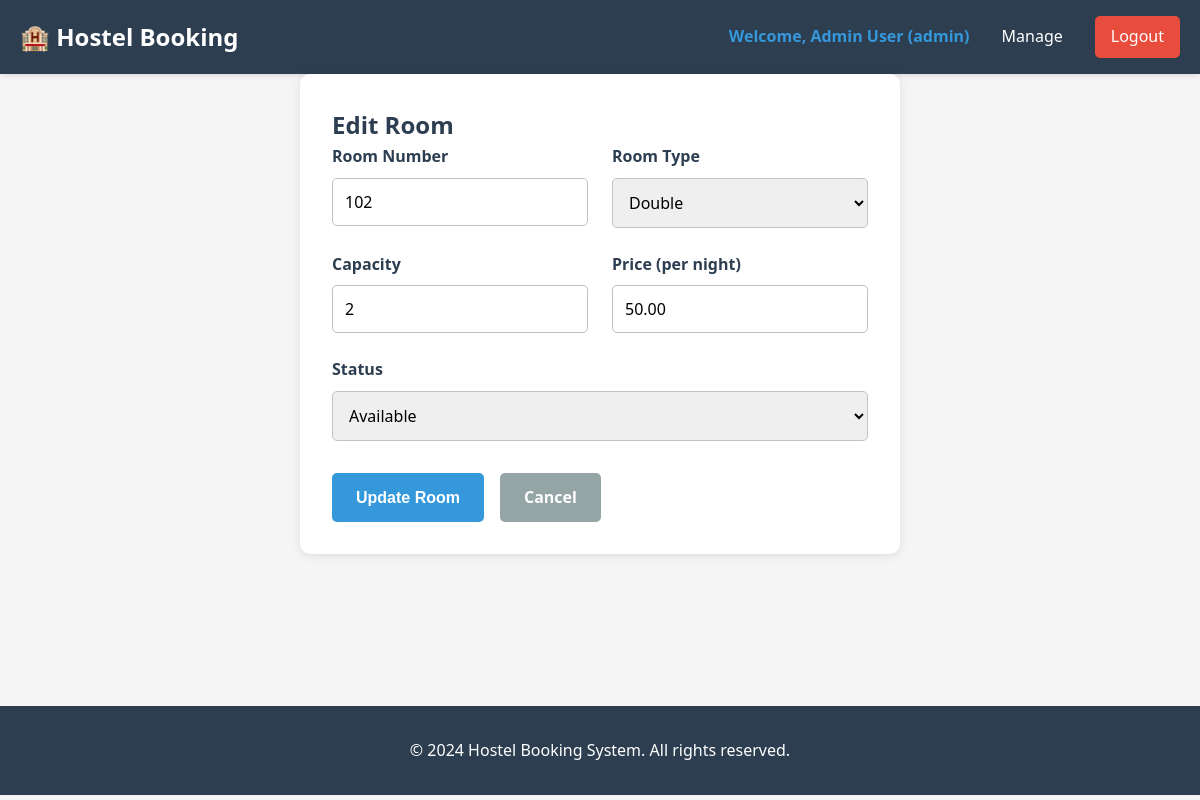
The page /public/edit.php?id=2&type=room (signed in) on the database its author committed.
### tables this page shows
CREATE TABLE rooms (
    id INT PRIMARY KEY AUTO_INCREMENT,
    room_no VARCHAR(20) UNIQUE NOT NULL,
    type VARCHAR(50) NOT NULL,
    capacity INT NOT NULL,
    price DECIMAL(8, 2) NOT NULL,
    status ENUM('available', 'occupied', 'maintenance') DEFAULT 'available',
    created_at TIMESTAMP DEFAULT CURRENT_TIMESTAMP
);

### includes/functions.php (called while the page is built, shortened)
<?php
function sanitize($input) {
    return htmlspecialchars(trim($input), ENT_QUOTES, 'UTF-8');
}
function escape($output) {
    return htmlspecialchars($output, ENT_QUOTES, 'UTF-8');
}
?>

### public/edit.php (the view, shortened to what this page needs)
<?php
require_once '../config/db.php';
require_once '../includes/functions.php';
$id = sanitize($_GET['id'] ?? '');
$type = sanitize($_GET['type'] ?? '');
if ($type === 'room') {
    $stmt = $pdo->prepare('SELECT * FROM rooms WHERE id = ?');
    $stmt->execute([$id]);
    $item = $stmt->fetch();
    $item_type = 'room';
} elseif ($type === 'occupant') {
    $stmt = $pdo->prepare('SELECT * FROM occupants WHERE id = ?');
    $stmt->execute([$id]);
    $item = $stmt->fetch();
    $item_type = 'occupant';
} else {
    header('Location: add.php');
    exit;
}
$rooms = $pdo->query('SELECT * FROM rooms ORDER BY room_no ASC')->fetchAll();
?>
<?php require_once '../includes/header.php'; ?>
<div class="edit-container">
    <h2>Edit <?php echo $item_type === 'room' ? 'Room' : 'Occupant'; ?></h2>
    <?php if ($item_type === 'room'): ?>
        <form method="POST" class="form">
            <div class="form-row">
                <div class="form-group">
                    <label for="room_no">Room Number</label>
                    <input type="text" id="room_no" name="room_no" required value="<?php echo escape($item['room_no']); ?>">
                </div>
                <div class="form-group">
                    <label for="type">Room Type</label>
                    <select id="type" name="type" required>
                        <option value="Double" <?php echo $item['type'] === 'Double' ? 'selected' : ''; ?>>Double</option>
                    </select>
                </div>
            </div>
            <div class="form-row">
                <div class="form-group">
                    <label for="capacity">Capacity</label>
                    <input type="number" id="capacity" name="capacity" required value="<?php echo escape($item['capacity']); ?>" min="1">
                </div>
                <div class="form-group">
                    <label for="price">Price (per night)</label>
                    <input type="number" id="price" name="price" required value="<?php echo escape($item['price']); ?>" step="0.01" min="0">
                </div>
            </div>
            <div class="form-group">
                <label for="status">Status</label>
                <select id="status" name="status" required>
                    <option value="available" <?php echo $item['status'] === 'available' ? 'selected' : ''; ?>>Available</option>
                </select>
            </div>
            <div class="form-actions">
                <button type="submit" class="btn btn-primary">Update Room</button>
                <a href="add.php" class="btn btn-secondary">Cancel</a>
            </div>
        </form>
    <?php endif; ?>
</div>
<?php require_once '../includes/footer.php'; ?>

### assets/css/style.css (style rules this page uses)
* { margin: 0; padding: 0; box-sizing: border-box; }
:root { --primary-color: #2c3e50; --secondary-color: #3498db; --success-color: #27ae60; --danger-color: #e74c3c; --warning-color: #f39c12; --light-bg: #ecf0f1; --text-color: #2c3e50; --border-color: #bdc3c7; }
body { font-family: 'Segoe UI', Tahoma, Geneva, Verdana, sans-serif; color: var(--text-color); line-height: 1.6; background-color: #f5f5f5; }
a { text-decoration: none; color: inherit; }
.form-group { margin-bottom: 1.5rem; }
.form-group label { display: block; margin-bottom: 0.5rem; font-weight: bold; }
.form-group input, .form-group select, .form-group textarea { width: 100%; padding: 0.75rem; border: 1px solid var(--border-color); border-radius: 5px; font-family: inherit; font-size: 1rem; }
.form-row { display: grid; grid-template-columns: 1fr 1fr; gap: 1.5rem; }
.form-actions { display: flex; gap: 1rem; margin-top: 2rem; }
.btn { display: inline-block; padding: 0.75rem 1.5rem; border: none; border-radius: 5px; cursor: pointer; font-size: 1rem; transition: all 0.3s; font-weight: bold; }
.btn-primary { background-color: var(--secondary-color); color: white; }
.btn-secondary { background-color: #95a5a6; color: white; }
.edit-container { background-color: white; border-radius: 10px; padding: 2rem; box-shadow: 0 2px 10px rgba(0, 0, 0, 0.1); max-width: 600px; margin: 0 auto; }

### rows shown on the page
rooms: room_no "102", type "Double", capacity "2", price "50.00", status "Available"

### other values the page prints
getCurrentUser()['name'] "Admin User"
getCurrentUser()['role'] "admin"
